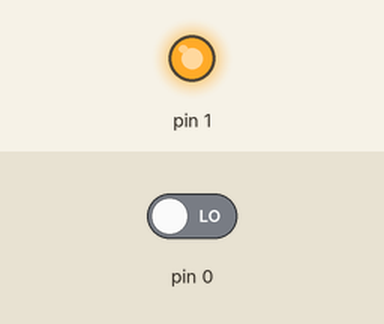
Simulated run of this sketch. Board: Arduino Uno, built with avr-gcc and run on an emulated ATmega328P. Shown: output pins drawn as LEDs (lit = HIGH). Dashed ring = blinking. The test bench sets the inputs (shaded band); at power-on: pin 0 LOW. Sleep ends after the set time or at an interrupt. At 11.5 s the program stops and its outputs stay as they are.

Above: at 0.01 s.
At 1.4 s:
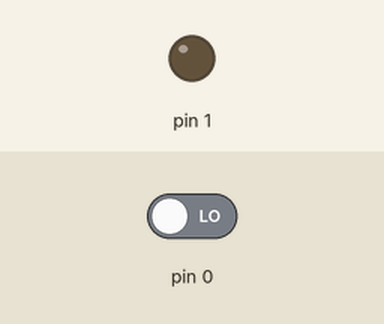
1.5 s: pin 0 driven HIGH
At 1.9 s:
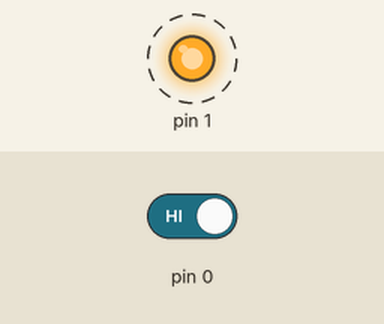
Timing chart, 0 to 12.0 s (numbered marks = the images above; inputs shaded):
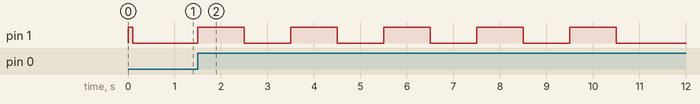

Measured:
- after the input at 1.5 s, pin 1: alternates HIGH for 1.0 s and LOW for 1.0 s, starting at once

The sketch:

sketch_sep02a.ino
```cpp
#define F_CPU 1000000UL
#include <util/delay.h>
#include <avr/sleep.h>

void setup() {
  // put your setup code here, to run once:
  pinMode(0, INPUT);
  pinMode(1, OUTPUT);
  digitalWrite(1, HIGH);
  delay(100);
  digitalWrite(1, LOW);
  delay(100);
}

void power_off()
{
  set_sleep_mode(SLEEP_MODE_PWR_DOWN); // Set sleep mode power down
  sleep_enable();
  sleep_bod_disable(); // Disable brown-out detector
  sleep_cpu();
  _delay_ms(1000);
  sleep_disable();
}

void loop() {
  // put your main code here, to run repeatedly:
  if (digitalRead(0)==HIGH)
  {
    for (int i = 0; i < 5; i++){
      digitalWrite(1, HIGH);
      _delay_ms(1000);
      digitalWrite(1, LOW);
      _delay_ms(1000);
    }
    power_off();
    //digitalWrite(1, HIGH);
  }
  else
  {
    digitalWrite(1, LOW);
  }
}
```
